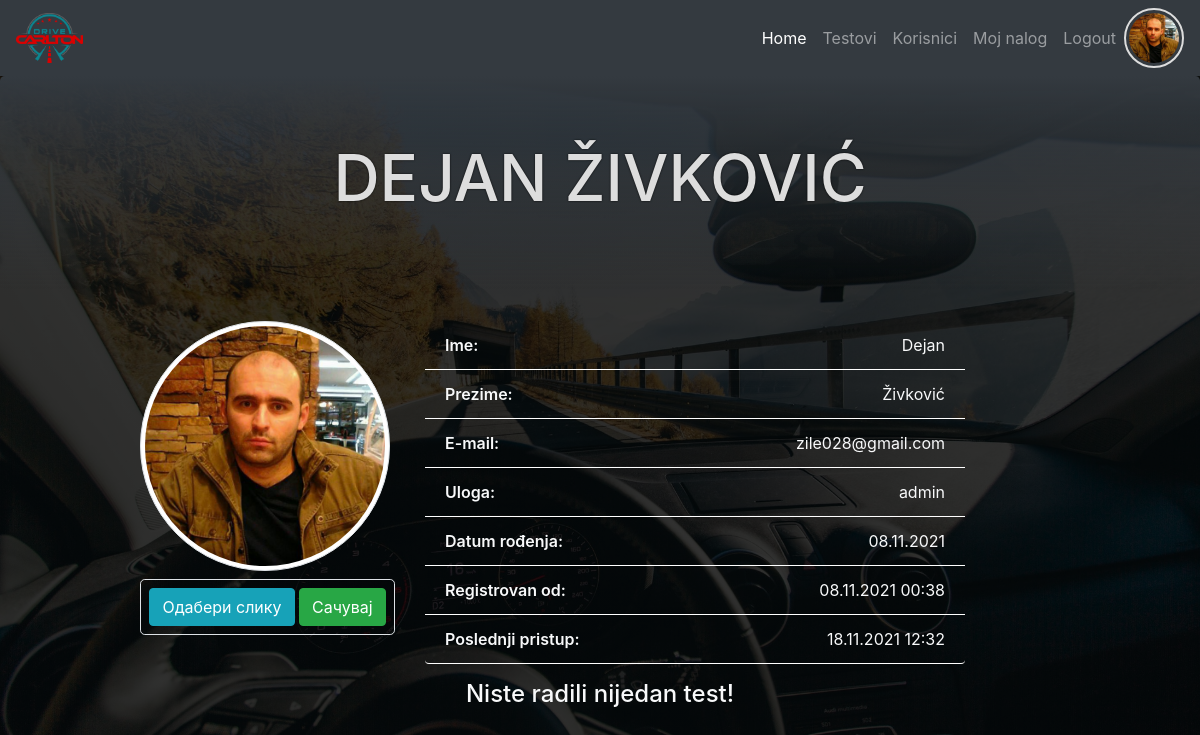
Page /user.php (signed in) on the earlier database version.
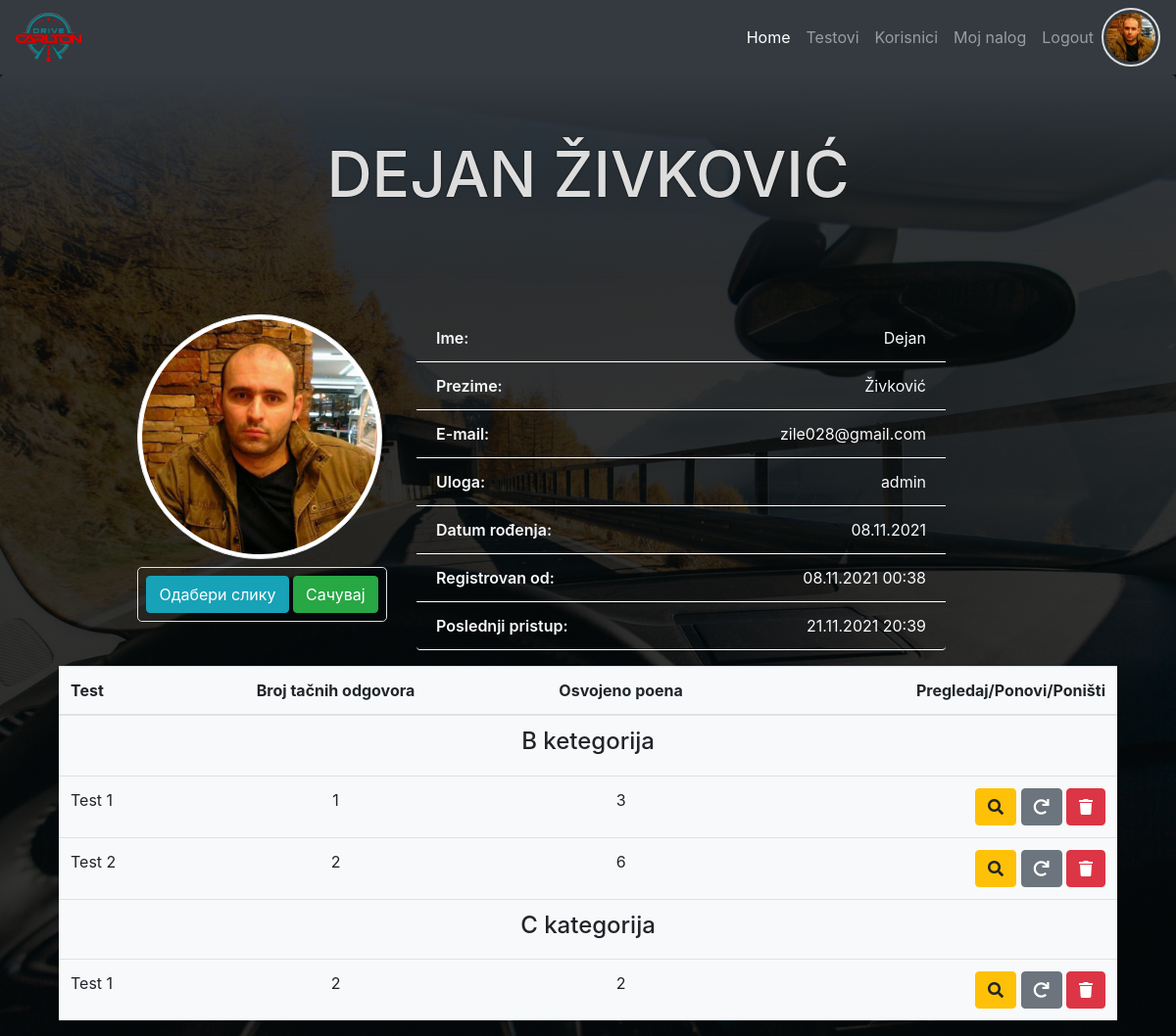
Same page on the later database version.
### tables this page shows
CREATE TABLE `users` (
  `id` int(11) NOT NULL,
  `first_name` varchar(50) NOT NULL,
  `last_name` varchar(50) NOT NULL,
  `date_birth` date NOT NULL,
  `email` varchar(50) NOT NULL,
  `password` varchar(60) NOT NULL,
  `created_at` timestamp NOT NULL DEFAULT CURRENT_TIMESTAMP,
  `last_login` timestamp NOT NULL DEFAULT CURRENT_TIMESTAMP,
  `profil_img` varchar(60) DEFAULT NULL,
  `role_id` int(11) DEFAULT NULL
);

CREATE TABLE `roles` (
  `id` int(11) NOT NULL,
  `role` varchar(30) NOT NULL,
  `description` varchar(255) NOT NULL
);

CREATE TABLE `user_test` (
  `id` int(11) NOT NULL,
  `test_id` int(11) NOT NULL,
  `user_id` int(11) NOT NULL,
  `points` int(11) NOT NULL,
  `number_correct` int(11) NOT NULL,
  `answer_json` json NOT NULL
);

CREATE TABLE `tests` (
  `id` int(11) NOT NULL,
  `test_name` varchar(150) NOT NULL,
  `category_id` int(11) NOT NULL
);

### user.php (called while the page is built, shortened)
<?php
require_once "core/init.php";
$user_info = $User->selectSingleJoin(
    ["users", "roles"],
    "role_id",
    ["id" => $_SESSION["id"]]
);
$test_info = $User->getTestsStatistic($_SESSION["id"]);
require_once ROOT . "/view/user.view.php";

### core/init.php (called while the page is built, shortened)
<?php
require_once "function.php";
require_once "classes/Conection.php";
require_once "classes/QueryBuilder.php";
require_once "classes/User.php";
$database = $conn_config["home_desktop"];
$User         = new User($database);

### core/classes/User.php (called while the page is built, shortened)
<?php
class User extends QueryBuilder
{
    public function isLoged()
    {
        if (isset($_SESSION["id"])) {
            return false;
        } else {
            return true;
        }
    }
    public function getTestsStatistic($user_id)
    {
        $sql = "SELECT
                tc.category_name,
                ut.points,
                ut.number_correct,
                ut.answer_json,
                t.test_name,
                tc.category_name,
                tc.icon,
                ut.id user_test_id,
                t.id test_id
                FROM user_test ut
                JOIN tests t
                ON ut.test_id = t.id
                JOIN test_category tc
                ON tc.id = t.category_id
                WHERE ut.user_id = :id
                ORDER BY t.id ASC
                ";
        $qry = $this->db->prepare($sql);
        $qry->execute(["id" => $user_id]);
        $result=$qry->fetchAll(PDO::FETCH_ASSOC | PDO::FETCH_GROUP);
        return $result;
    }
}

### core/classes/QueryBuilder.php (called while the page is built, shortened)
<?php
class QueryBuilder extends Connection
{
    public function selectSingleJoin(array $table, String $join_on, $criteria)
    {
        $key = key($criteria);
        $sql = "SELECT
                {$table[0]}.*, {$table[0]}.id {$table[0]}_id, {$table[1]}.*
                FROM {$table[0]}
                JOIN {$table[1]}
                ON {$table[0]}.{$join_on} = {$table[1]}.id
                WHERE {$table[0]}.{$key} = :{$key}";
        $qry = $this->db->prepare($sql);
        $qry->execute($criteria);
        $result = $qry->fetch(PDO::FETCH_OBJ);
        return $result;
    }
}

### core/classes/Conection.php (called while the page is built, shortened)
<?php
class Connection
{
    public function __construct($database)
    {
        try {
            $this->db = new PDO("mysql:host={$database['host']};dbname={$database['dbname']}", $database["user"], $database["password"]);
        } catch (PDOException $err) {
            die("Doslo je do greske. Nije moguce konektovati se sa bazom - " . $err->getMessage());
        }
    }
}

### core/function.php (called while the page is built, shortened)
<?php
function displayDate($arg){
    return date("d.m.Y",strtotime($arg));
}
function displayDateTime($arg){
    return date("d.m.Y H:i",strtotime($arg));
}

### view/user.view.php (the view, shortened to what the changed rows need)
<?php
require ROOT . "/include/top.php";
require ROOT . "/include/main_nav.php";
?>
<header class="jumbotron text-center">
    <h1><?php echo "{$user_info->first_name} {$user_info->last_name}"; ?></h1>
</header>
<section class="container">
    <article class="row">
        <div class="col-md-3 offset-md-1">
            <?php if($user_info->profil_img): ?>
            <img id="profil" src="upload/<?php echo $user_info->profil_img; ?>" class="img-thumbnail rounded-circle"
                alt="">
            <?php else: ?>
            <img id="profil" src="asset/logo.png" class="img-thumbnail rounded-circle" alt="">
            <?php endif; ?>
            <form class="border text-center rounded-lg mt-2" action="user.php" method="POST"
                enctype="multipart/form-data">
                <label class="btn btn-info my-2" for="file-img">Одабери слику</label>
                <button type="submit" class="btn btn-success my-2" name="save_img">Сачувај</button>
            </form>
        </div>
        <div class="col-md-6">
            <ul class="user-info list-group  ">
                <li class="list-group-item bg-transparent text-light"><span>Ime:</span>
                    <p><?php echo $user_info->first_name; ?></p>
                </li>
                <li class="list-group-item bg-transparent text-light"><span>Prezime:</span>
                    <p><?php echo $user_info->last_name; ?></p>
                </li>
                <li class="list-group-item bg-transparent text-light"><span>E-mail:</span>
                    <p><?php echo $user_info->email; ?></p>
                </li>
                <li class="list-group-item bg-transparent text-light"><span>Uloga:</span>
                    <p><?php echo $user_info->role; ?></p>
                </li>
                <li class="list-group-item bg-transparent text-light"><span>Datum
                        rođenja:</span>
                    <p><?php echo displayDate($user_info->date_birth); ?></p>
                </li>
                <li class="list-group-item bg-transparent text-light"><span>Registrovan
                        od:</span>
                    <p><?php echo displayDateTime($user_info->created_at); ?></p>
                </li>
                <li class="list-group-item bg-transparent text-light"><span>Poslednji
                        pristup:</span>
                    <p><?php echo displayDateTime($user_info->last_login); ?></p>
                </li>
            </ul>
        </div>
    </article>
    <article class="container mt-3">
        <?php if(count($test_info)>0): ?>
        <table class="bg-light table">
            <thead>
                <tr>
                    <th class="text-left">Test</th>
                    <th class="text-center">Broj tačnih odgovora</th>
                    <th class="text-center">Osvojeno poena</th>
                    <th class="text-right">Pregledaj/Ponovi/Poništi</th>
                </tr>
            </thead>
            <tbody>
                <?php foreach($test_info as $category => $value): ?>
                <tr>
                    <td class="text-center" colspan="4">
                        <h4><?php echo $category; ?></h4>
                    </td>
                </tr>
                <?php foreach($value as $t): ?>
                <tr>
                    <td class="text-left"><?php echo $t["test_name"]; ?></td>
                    <td class="text-center"><?php echo $t["number_correct"]; ?></td>
                    <td class="text-center"><?php echo $t["points"]; ?></td>
                    <td class="text-right">
                        <a class="btn btn-warning" href="preview_test.php?id=<?php echo $t["user_test_id"]; ?>"><i
                                class="fas fa-search"></i></a>
                        <a class="btn btn-secondary" href="preview_test.php?id=<?php echo $t["test_id"]; ?>"><i
                                class="fas fa-redo"></i></a>
                        <a class="btn btn-danger" href="preview_test.php?id=<?php echo $t["test_id"]; ?>"><i
                                class="fas fa-trash"></i></a>
                    </td>
                </tr>
                <?php endforeach; ?>
                <?php endforeach; ?>
            </tbody>
        </table>
        <?php else: ?>
        <h4 class="text-center text-light">Niste radili nijedan test!</h4>
        <?php endif; ?>
    </article>
</section>
<?php
require ROOT . "/include/bottom.php";
?>

### include/main_nav.php (shortened to what the changed rows need)
<nav class="navbar navbar-expand-lg navbar-dark bg-dark">
    <div class="collapse navbar-collapse" id="navbarNav">
        <?php if(!$User->isLoged()): ?>
        <div class="loged-profil">
            <img src="<?php echo ROOT_DIR . TARGET_DIR . ($user_info->profil_img ?:"../asset/logo-sm.png"); ?>" alt="">
        </div>
        <?php endif; ?>
    </div>
</nav>

Differences in the rows shown:
changed users "DEJAN": last_login "18.11.2021 12:32" → "21.11.2021 20:39"
added user_test: test.test_name "Test 1", number_correct "1", points "3", shown under "B ketegorija"
added user_test: test.test_name "Test 2", number_correct "2", points "6", shown under "B ketegorija"
added user_test: test.test_name "Test 1", number_correct "2", points "2", shown under "C kategorija"
Other differences:
text no longer shown: "Niste radili nijedan test!"
text now shown: "Test Broj tačnih odgovora Osvojeno poena Pregledaj/Ponovi/Poništi"
new list line: "B ketegorija"
new list line: "C kategorija"
